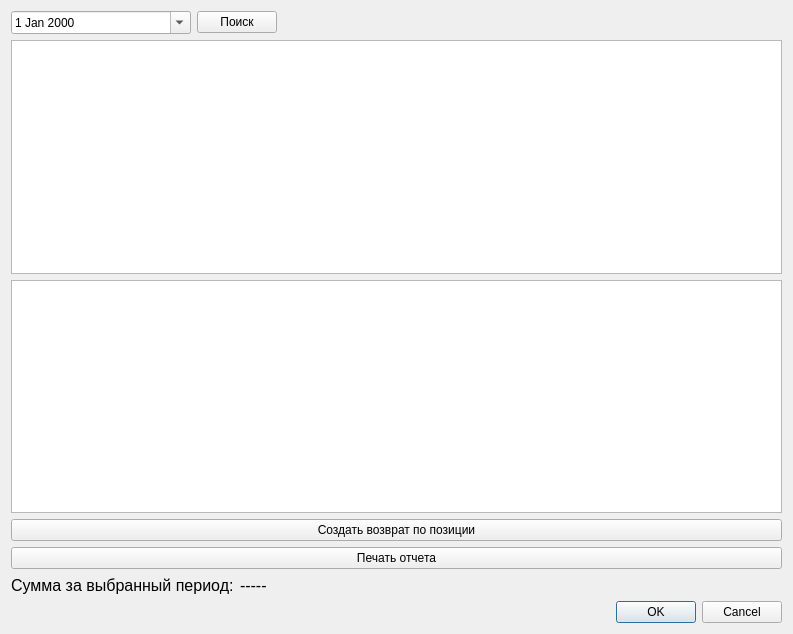
<?xml version="1.0" encoding="UTF-8"?>
<ui version="4.0">
 <class>ViewSales</class>
 <widget class="QDialog" name="ViewSales">
  <property name="geometry">
   <rect>
    <x>0</x>
    <y>0</y>
    <width>793</width>
    <height>634</height>
   </rect>
  </property>
  <property name="windowTitle">
   <string>Просмотр чеков</string>
  </property>
  <layout class="QVBoxLayout" name="verticalLayout">
   <item>
    <layout class="QHBoxLayout" name="horizontalLayout_2">
     <item>
      <widget class="QDateEdit" name="dateEdit">
       <property name="minimumSize">
        <size>
         <width>180</width>
         <height>0</height>
        </size>
       </property>
       <property name="showGroupSeparator" stdset="0">
        <bool>false</bool>
       </property>
       <property name="calendarPopup">
        <bool>true</bool>
       </property>
      </widget>
     </item>
     <item>
      <widget class="QPushButton" name="buttonSearch">
       <property name="text">
        <string>Поиск</string>
       </property>
      </widget>
     </item>
     <item>
      <spacer name="horizontalSpacer">
       <property name="orientation">
        <enum>Qt::Horizontal</enum>
       </property>
       <property name="sizeHint" stdset="0">
        <size>
         <width>40</width>
         <height>20</height>
        </size>
       </property>
      </spacer>
     </item>
    </layout>
   </item>
   <item>
    <layout class="QHBoxLayout" name="horizontalLayout">
     <item>
      <widget class="QTableView" name="tableViewSales">
       <property name="selectionBehavior">
        <enum>QAbstractItemView::SelectRows</enum>
       </property>
      </widget>
     </item>
    </layout>
   </item>
   <item>
    <widget class="QTableView" name="tableViewChecks">
     <property name="selectionBehavior">
      <enum>QAbstractItemView::SelectRows</enum>
     </property>
    </widget>
   </item>
   <item>
    <widget class="QPushButton" name="buttonPurchaseReturn">
     <property name="text">
      <string>Создать возврат по позиции</string>
     </property>
    </widget>
   </item>
   <item>
    <widget class="QPushButton" name="buttonPrintReport">
     <property name="text">
      <string>Печать отчета</string>
     </property>
    </widget>
   </item>
   <item>
    <layout class="QHBoxLayout" name="horizontalLayout_3">
     <item>
      <widget class="QLabel" name="label">
       <property name="font">
        <font>
         <pointsize>12</pointsize>
        </font>
       </property>
       <property name="text">
        <string>Сумма за выбранный период:</string>
       </property>
      </widget>
     </item>
     <item>
      <widget class="QLabel" name="labelSumm">
       <property name="font">
        <font>
         <pointsize>12</pointsize>
         <weight>50</weight>
         <bold>false</bold>
        </font>
       </property>
       <property name="text">
        <string>-----</string>
       </property>
      </widget>
     </item>
     <item>
      <spacer name="horizontalSpacer_2">
       <property name="orientation">
        <enum>Qt::Horizontal</enum>
       </property>
       <property name="sizeHint" stdset="0">
        <size>
         <width>40</width>
         <height>20</height>
        </size>
       </property>
      </spacer>
     </item>
    </layout>
   </item>
   <item>
    <widget class="QDialogButtonBox" name="buttonBox">
     <property name="orientation">
      <enum>Qt::Horizontal</enum>
     </property>
     <property name="standardButtons">
      <set>QDialogButtonBox::Cancel|QDialogButtonBox::Ok</set>
     </property>
    </widget>
   </item>
  </layout>
 </widget>
 <resources/>
 <connections>
  <connection>
   <sender>buttonBox</sender>
   <signal>accepted()</signal>
   <receiver>ViewSales</receiver>
   <slot>accept()</slot>
   <hints>
    <hint type="sourcelabel">
     <x>248</x>
     <y>254</y>
    </hint>
    <hint type="destinationlabel">
     <x>157</x>
     <y>274</y>
    </hint>
   </hints>
  </connection>
  <connection>
   <sender>buttonBox</sender>
   <signal>rejected()</signal>
   <receiver>ViewSales</receiver>
   <slot>reject()</slot>
   <hints>
    <hint type="sourcelabel">
     <x>316</x>
     <y>260</y>
    </hint>
    <hint type="destinationlabel">
     <x>286</x>
     <y>274</y>
    </hint>
   </hints>
  </connection>
 </connections>
</ui>
